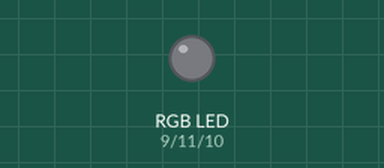
Bench run of a sketch on a simulated Arduino Uno, built with avr-gcc and run on an emulated ATmega328P. Shown: an RGB LED mixed from three pins (HIGH = lit). Dim RGB values are drawn brighter than linear.

Above: at 0.05 s.
At 3.75 s:
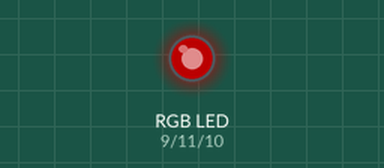
At 7.45 s:
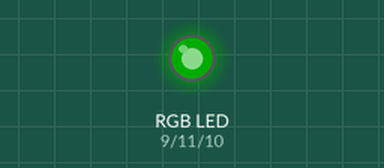
At 9.95 s:
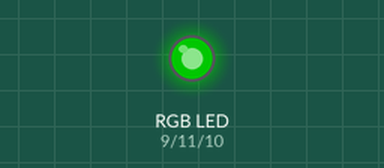
At 12.45 s:
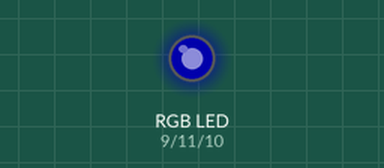
At 14.95 s:
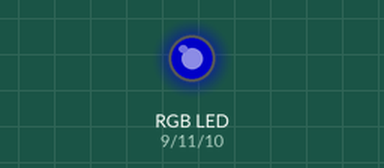
Timing chart, 0 to 19.5 s (numbered marks = the images above):
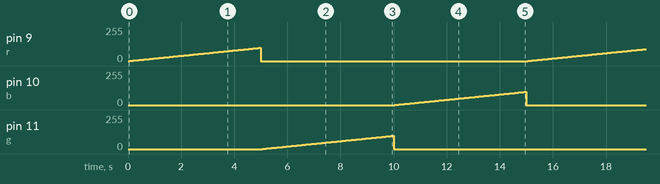

Measured:
- by itself, pin 9 (r), pin 10 (b), pin 11 (g): ramps from 0/255 to 99/255 and jumps back, once every 15.0 s

The sketch:

LegRGB.ino
```cpp
int r=9,g=11,b=10;
void setup() {
}
int maxValor=100;
void loop() {
for(int i=0;i<maxValor;i++)
{  analogWrite(r,i); delay(50);}
analogWrite(r,0);
for(int i=0;i<maxValor;i++)
{  analogWrite(g,i); delay(50);}
analogWrite(g,0);
for(int i=0;i<maxValor;i++)
{  analogWrite(b,i); delay(50);}
analogWrite(b,0);
}
```
